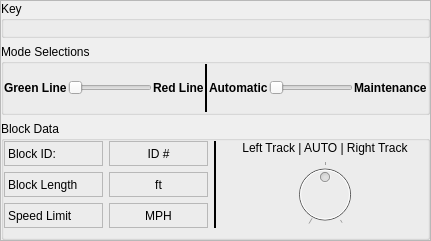
          <widget class="QFrame" name="frame_3">
           <property name="frameShape">
            <enum>QFrame::StyledPanel</enum>
           </property>
           <property name="frameShadow">
            <enum>QFrame::Plain</enum>
           </property>
           <property name="lineWidth">
            <number>2</number>
           </property>
           <layout class="QVBoxLayout" name="verticalLayout_3">
            <property name="leftMargin">
             <number>0</number>
            </property>
            <property name="topMargin">
             <number>0</number>
            </property>
            <property name="rightMargin">
             <number>0</number>
            </property>
            <property name="bottomMargin">
             <number>0</number>
            </property>
            <item>
             <layout class="QVBoxLayout" name="verticalLayout" stretch="1,3,5">
              <item>
               <widget class="QGroupBox" name="groupBox_4">
                <property name="title">
                 <string>Key</string>
                </property>
                <layout class="QHBoxLayout" name="horizontalLayout_7">
                 <property name="leftMargin">
                  <number>0</number>
                 </property>
                 <property name="topMargin">
                  <number>0</number>
                 </property>
                 <property name="rightMargin">
                  <number>0</number>
                 </property>
                 <property name="bottomMargin">
                  <number>0</number>
                 </property>
                 <item>
                  <layout class="QVBoxLayout" name="verticalLayout_5">
                   <item>
                    <widget class="QLabel" name="main_key">
                     <property name="text">
                      <string/>
                     </property>
                     <property name="pixmap">
                      <pixmap>key3.PNG</pixmap>
                     </property>
                     <property name="scaledContents">
                      <bool>true</bool>
                     </property>
                    </widget>
                   </item>
                  </layout>
                 </item>
                </layout>
               </widget>
              </item>
              <item>
               <widget class="QGroupBox" name="groupBox_5">
                <property name="autoFillBackground">
                 <bool>false</bool>
                </property>
                <property name="title">
                 <string>Mode Selections</string>
                </property>
                <layout class="QHBoxLayout" name="horizontalLayout_8">
                 <property name="spacing">
                  <number>1</number>
                 </property>
                 <property name="leftMargin">
                  <number>0</number>
                 </property>
                 <property name="topMargin">
                  <number>0</number>
                 </property>
                 <property name="rightMargin">
                  <number>0</number>
                 </property>
                 <property name="bottomMargin">
                  <number>0</number>
                 </property>
                 <item>
                  <widget class="QLabel" name="label_3">
                   <property name="font">
                    <font>
                     <weight>75</weight>
                     <bold>true</bold>
                    </font>
                   </property>
                   <property name="text">
                    <string>Green Line</string>
                   </property>
                  </widget>
                 </item>
                 <item>
                  <widget class="QSlider" name="main_line_slider">
                   <property name="sizePolicy">
                    <sizepolicy hsizetype="MinimumExpanding" vsizetype="Fixed">
                     <horstretch>0</horstretch>
                     <verstretch>0</verstretch>
                    </sizepolicy>
                   </property>
                   <property name="minimumSize">
                    <size>
                     <width>20</width>
                     <height>0</height>
                    </size>
                   </property>
                   <property name="maximumSize">
                    <size>
                     <width>16776985</width>
                     <height>16777215</height>
                    </size>
                   </property>
                   <property name="maximum">
                    <number>1</number>
                   </property>
                   <property name="orientation">
                    <enum>Qt::Horizontal</enum>
                   </property>
                  </widget>
                 </item>
                 <item>
                  <widget class="QLabel" name="label_4">
                   <property name="font">
                    <font>
                     <weight>75</weight>
                     <bold>true</bold>
                    </font>
                   </property>
                   <property name="text">
                    <string>Red Line</string>
                   </property>
                  </widget>
                 </item>
                 <item>
                  <widget class="Line" name="line">
                   <property name="windowModality">
                    <enum>Qt::WindowModal</enum>
                   </property>
                   <property name="sizePolicy">
                    <sizepolicy hsizetype="Fixed" vsizetype="Preferred">
                     <horstretch>0</horstretch>
                     <verstretch>0</verstretch>
                    </sizepolicy>
                   </property>
                   <property name="frameShadow">
                    <enum>QFrame::Plain</enum>
                   </property>
                   <property name="lineWidth">
                    <number>2</number>
                   </property>
                   <property name="orientation">
                    <enum>Qt::Vertical</enum>
                   </property>
                  </widget>
                 </item>
                 <item>
                  <widget class="QLabel" name="label_5">
                   <property name="font">
                    <font>
                     <weight>75</weight>
                     <bold>true</bold>
                    </font>
                   </property>
                   <property name="text">
                    <string>Automatic</string>
                   </property>
                   <property name="alignment">
                    <set>Qt::AlignLeading|Qt::AlignLeft|Qt::AlignVCenter</set>
                   </property>
                  </widget>
                 </item>
                 <item>
                  <widget class="QSlider" name="main_mode_slider">
                   <property name="sizePolicy">
                    <sizepolicy hsizetype="MinimumExpanding" vsizetype="Fixed">
                     <horstretch>0</horstretch>
                     <verstretch>0</verstretch>
                    </sizepolicy>
                   </property>
                   <property name="minimumSize">
                    <size>
                     <width>20</width>
                     <height>0</height>
                    </size>
                   </property>
                   <property name="maximumSize">
                    <size>
                     <width>16776985</width>
                     <height>16777215</height>
                    </size>
                   </property>
                   <property name="maximum">
                    <number>1</number>
                   </property>
                   <property name="orientation">
                    <enum>Qt::Horizontal</enum>
                   </property>
                  </widget>
                 </item>
                 <item>
                  <widget class="QLabel" name="label_6">
                   <property name="font">
                    <font>
                     <weight>75</weight>
                     <bold>true</bold>
                    </font>
                   </property>
                   <property name="text">
                    <string>Maintenance</string>
                   </property>
                   <property name="alignment">
                    <set>Qt::AlignLeading|Qt::AlignLeft|Qt::AlignVCenter</set>
                   </property>
                  </widget>
                 </item>
                </layout>
               </widget>
              </item>
              <item>
               <widget class="QGroupBox" name="groupBox_3">
                <property name="title">
                 <string>Block Data</string>
                </property>
                <layout class="QHBoxLayout" name="horizontalLayout_10">
                 <property name="leftMargin">
                  <number>0</number>
                 </property>
                 <property name="topMargin">
                  <number>0</number>
                 </property>
                 <property name="rightMargin">
                  <number>0</number>
                 </property>
                 <item>
                  <widget class="QWidget" name="widget" native="true">
                   <layout class="QGridLayout" name="gridLayout_2">
                    <property name="leftMargin">
                     <number>0</number>
                    </property>
                    <property name="topMargin">
                     <number>0</number>
                    </property>
                    <property name="rightMargin">
                     <number>0</number>
                    </property>
                    <property name="bottomMargin">
                     <number>0</number>
                    </property>
                    <item row="0" column="0">
                     <layout class="QGridLayout" name="gridLayout">
                      <item row="0" column="1">
                       <widget class="QLabel" name="main_active_block_id">
                        <property name="frameShape">
                         <enum>QFrame::StyledPanel</enum>
                        </property>
                        <property name="text">
                         <string>ID #</string>
                        </property>
                        <property name="alignment">
                         <set>Qt::AlignCenter</set>
                        </property>
                       </widget>
                      </item>
                      <item row="1" column="1">
                       <widget class="QLabel" name="main_active_block_length">
                        <property name="frameShape">
                         <enum>QFrame::StyledPanel</enum>
                        </property>
                        <property name="text">
                         <string>ft</string>
                        </property>
                        <property name="alignment">
                         <set>Qt::AlignCenter</set>
                        </property>
                       </widget>
                      </item>
                      <item row="2" column="1">
                       <widget class="QLabel" name="main_active_block_speed_limit">
                        <property name="frameShape">
                         <enum>QFrame::StyledPanel</enum>
                        </property>
                        <property name="text">
                         <string>MPH</string>
                        </property>
                        <property name="alignment">
                         <set>Qt::AlignCenter</set>
                        </property>
                       </widget>
                      </item>
                      <item row="1" column="0">
                       <widget class="QLabel" name="label_10">
                        <property name="frameShape">
                         <enum>QFrame::StyledPanel</enum>
                        </property>
                        <property name="text">
                         <string>Block Length</string>
                        </property>
                       </widget>
                      </item>
                      <item row="2" column="0">
                       <widget class="QLabel" name="label_11">
                        <property name="frameShape">
                         <enum>QFrame::StyledPanel</enum>
                        </property>
                        <property name="text">
                         <string>Speed Limit</string>
                        </property>
                       </widget>
                      </item>
                      <item row="0" column="0">
                       <widget class="QLabel" name="label_9">
                        <property name="frameShape">
                         <enum>QFrame::StyledPanel</enum>
                        </property>
                        <property name="text">
                         <string>Block ID:</string>
                        </property>
                       </widget>
                      </item>
                     </layout>
                    </item>
                   </layout>
                  </widget>
                 </item>
                 <item>
                  <widget class="Line" name="line_2">
                   <property name="frameShadow">
                    <enum>QFrame::Plain</enum>
                   </property>
                   <property name="lineWidth">
                    <number>2</number>
                   </property>
                   <property name="orientation">
                    <enum>Qt::Vertical</enum>
                   </property>
                  </widget>
                 </item>
                 <item>
                  <widget class="QWidget" name="widget_2" native="true">
                   <layout class="QVBoxLayout" name="verticalLayout_7">
                    <property name="leftMargin">
                     <number>0</number>
                    </property>
                    <property name="topMargin">
                     <number>0</number>
                    </property>
                    <property name="rightMargin">
                     <number>0</number>
                    </property>
                    <property name="bottomMargin">
                     <number>0</number>
                    </property>
                    <item>
                     <layout class="QVBoxLayout" name="verticalLayout_6">
                      <item>
                       <widget class="QLabel" name="label_15">
                        <property name="text">
                         <string>Left Track | AUTO | Right Track</string>
                        </property>
                        <property name="alignment">
                         <set>Qt::AlignCenter</set>
                        </property>
                       </widget>
                      </item>
                      <item>
                       <widget class="QDial" name="main_switch_knob">
                        <property name="enabled">
                         <bool>false</bool>
                        </property>
                        <property name="maximum">
                         <number>2</number>
                        </property>
                        <property name="sliderPosition">
                         <number>1</number>
                        </property>
                        <property name="orientation">
                         <enum>Qt::Horizontal</enum>
                        </property>
                        <property name="invertedAppearance">
                         <bool>false</bool>
                        </property>
                        <property name="invertedControls">
                         <bool>false</bool>
                        </property>
                        <property name="wrapping">
                         <bool>false</bool>
                        </property>
                        <property name="notchesVisible">
                         <bool>true</bool>
                        </property>
                       </widget>
                      </item>
                     </layout>
                    </item>
                   </layout>
                  </widget>
                 </item>
                </layout>
               </widget>
              </item>
             </layout>
            </item>
           </layout>
          </widget>
